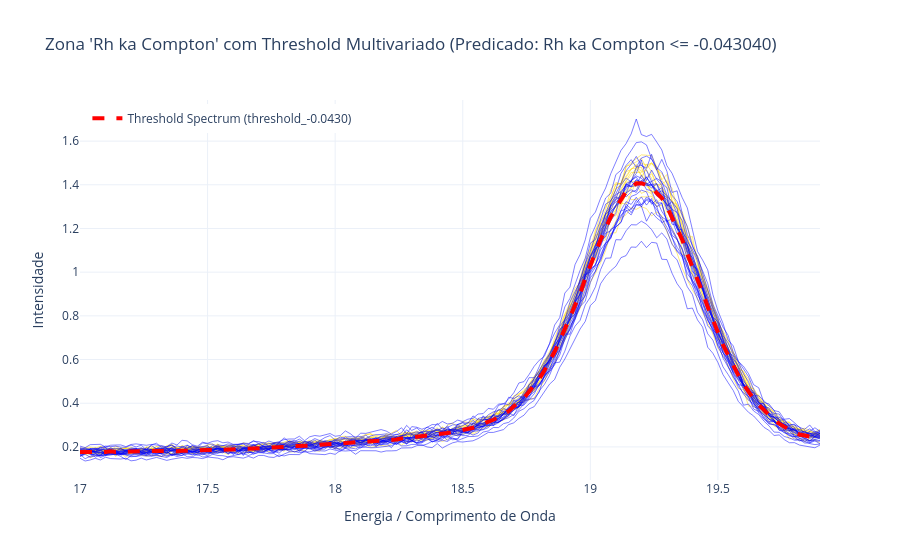

Notebook code for this chart:
### Markdown cell above
## Reconstrução de Thresholds Multivariados

Agora vamos pegar os thresholds dos predicados mais importantes e reconstruí-los como espectros completos.

### Code cell
import plotly.graph_objects as go

n = 0
zone_name = lrc_summed_df_cov_natural.iloc[n]['Zone']
threshold_score = float(lrc_summed_df_cov_natural.iloc[n]['Threshold_Natural'])  # Corrigido: usa n em vez de 7

# Usar pca_info_dict dos dados ORIGINAIS (zones_original[1])
pca_info_dict_original = zones_original[1]

# Reconstrução: τ = mean + threshold * loadings (no espaço original)
threshold_spectrum = exp.reconstruct_threshold_to_spectrum(
    threshold_value=threshold_score,
    zone_name=zone_name,
    pca_info_dict=pca_info_dict_original
)
print(f"\nEspectro de threshold reconstruído para zona '{zone_name}':")
print(f"  - Dimensão: {len(threshold_spectrum)} variáveis espectrais")
print(f"  - Range de energias: {threshold_spectrum.index[0]} - {threshold_spectrum.index[-1]}")
print(f"  - Variância explicada pela PC1: {pca_info_dict_original[zone_name]['variance_explained']:.2%}")

# Usar dados ORIGINAIS para plotar (spectral_zones_original)
zone_df = spectral_zones_original[zone_name]

# Plotar zona com threshold (inline)
fig = go.Figure()
x_values = pd.to_numeric(zone_df.columns, errors='coerce')

# Plotar espectros das amostras coloridas por classe
colors = {'A': 'gold', 'B': 'blue'}
for idx, row in zone_df.iterrows():
    class_label = ycalclass.iloc[idx] if idx < len(ycalclass) else 'Unknown'
    fig.add_trace(go.Scatter(
        x=x_values,
        y=row.values,
        mode='lines',
        line=dict(color=colors.get(class_label, 'rgba(128,128,128,0.3)'), width=0.5),
        name=f'Class {class_label}',
        showlegend=False,
        hoverinfo='skip'
    ))

# Plotar espectro de threshold (destaque)
fig.add_trace(go.Scatter(
    x=x_values,
    y=threshold_spectrum.values,
    mode='lines',
    line=dict(color='red', width=4, dash='dash'),
    name=f'Threshold Spectrum ({threshold_spectrum.name})'
))

# Layout do gráfico
fig.update_layout(
    title=f"Zona '{zone_name}' com Threshold Multivariado (Predicado: {lrc_summed_df_cov_natural.iloc[n]['Node_Natural']})",
    xaxis_title='Energia / Comprimento de Onda',
    yaxis_title='Intensidade',
    template='plotly_white',
    showlegend=True,
    legend=dict(yanchor="top", y=0.99, xanchor="left", x=0.01)
)

fig.show()

### Figure 1 — Plotly figure (JSON) as saved in the notebook; plotly's stock layout.template omitted (floating-point values rounded to 4 significant figures; data arrays with more than 128 entries replaced by an {"elided": "..."} marker saying what was removed)
{"data": [{"hoverinfo": "skip", "line": {"color": "gold", "width": 0.5}, "mode": "lines", "name": "Class A", "showlegend": false, "type": "scatter", "x": {"elided": "146 float values"}, "y": {"elided": "146 float values"}}, {"hoverinfo": "skip", "line": {"color": "gold", "width": 0.5}, "mode": "lines", "name": "Class A", "showlegend": false, "type": "scatter", "x": {"elided": "146 float values"}, "y": {"elided": "146 float values"}}, {"hoverinfo": "skip", "line": {"color": "gold", "width": 0.5}, "mode": "lines", "name": "Class A", "showlegend": false, "type": "scatter", "x": {"elided": "146 float values"}, "y": {"elided": "146 float values"}}, {"hoverinfo": "skip", "line": {"color": "gold", "width": 0.5}, "mode": "lines", "name": "Class A", "showlegend": false, "type": "scatter", "x": {"elided": "146 float values"}, "y": {"elided": "146 float values"}}, {"hoverinfo": "skip", "line": {"color": "gold", "width": 0.5}, "mode": "lines", "name": "Class A", "showlegend": false, "type": "scatter", "x": {"elided": "146 float values"}, "y": {"elided": "146 float values"}}, {"hoverinfo": "skip", "line": {"color": "gold", "width": 0.5}, "mode": "lines", "name": "Class A", "showlegend": false, "type": "scatter", "x": {"elided": "146 float values"}, "y": {"elided": "146 float values"}}, {"hoverinfo": "skip", "line": {"color": "gold", "width": 0.5}, "mode": "lines", "name": "Class A", "showlegend": false, "type": "scatter", "x": {"elided": "146 float values"}, "y": {"elided": "146 float values"}}, {"hoverinfo": "skip", "line": {"color": "gold", "width": 0.5}, "mode": "lines", "name": "Class A", "showlegend": false, "type": "scatter", "x": {"elided": "146 float values"}, "y": {"elided": "146 float values"}}, {"hoverinfo": "skip", "line": {"color": "gold", "width": 0.5}, "mode": "lines", "name": "Class A", "showlegend": false, "type": "scatter", "x": {"elided": "146 float values"}, "y": {"elided": "146 float values"}}, {"hoverinfo": "skip", "line": {"color": "gold", "width": 0.5}, "mode": "lines", "name": "Class A", "showlegend": false, "type": "scatter", "x": {"elided": "146 float values"}, "y": {"elided": "146 float values"}}, {"hoverinfo": "skip", "line": {"color": "gold", "width": 0.5}, "mode": "lines", "name": "Class A", "showlegend": false, "type": "scatter", "x": {"elided": "146 float values"}, "y": {"elided": "146 float values"}}, {"hoverinfo": "skip", "line": {"color": "gold", "width": 0.5}, "mode": "lines", "name": "Class A", "showlegend": false, "type": "scatter", "x": {"elided": "146 float values"}, "y": {"elided": "146 float values"}}, {"hoverinfo": "skip", "line": {"color": "gold", "width": 0.5}, "mode": "lines", "name": "Class A", "showlegend": false, "type": "scatter", "x": {"elided": "146 float values"}, "y": {"elided": "146 float values"}}, {"hoverinfo": "skip", "line": {"color": "gold", "width": 0.5}, "mode": "lines", "name": "Class A", "showlegend": false, "type": "scatter", "x": {"elided": "146 float values"}, "y": {"elided": "146 float values"}}, {"hoverinfo": "skip", "line": {"color": "blue", "width": 0.5}, "mode": "lines", "name": "Class B", "showlegend": false, "type": "scatter", "x": {"elided": "146 float values"}, "y": {"elided": "146 float values"}}, {"hoverinfo": "skip", "line": {"color": "blue", "width": 0.5}, "mode": "lines", "name": "Class B", "showlegend": false, "type": "scatter", "x": {"elided": "146 float values"}, "y": {"elided": "146 float values"}}, {"hoverinfo": "skip", "line": {"color": "blue", "width": 0.5}, "mode": "lines", "name": "Class B", "showlegend": false, "type": "scatter", "x": {"elided": "146 float values"}, "y": {"elided": "146 float values"}}, {"hoverinfo": "skip", "line": {"color": "blue", "width": 0.5}, "mode": "lines", "name": "Class B", "showlegend": false, "type": "scatter", "x": {"elided": "146 float values"}, "y": {"elided": "146 float values"}}, {"hoverinfo": "skip", "line": {"color": "blue", "width": 0.5}, "mode": "lines", "name": "Class B", "showlegend": false, "type": "scatter", "x": {"elided": "146 float values"}, "y": {"elided": "146 float values"}}, {"hoverinfo": "skip", "line": {"color": "blue", "width": 0.5}, "mode": "lines", "name": "Class B", "showlegend": false, "type": "scatter", "x": {"elided": "146 float values"}, "y": {"elided": "146 float values"}}, {"hoverinfo": "skip", "line": {"color": "blue", "width": 0.5}, "mode": "lines", "name": "Class B", "showlegend": false, "type": "scatter", "x": {"elided": "146 float values"}, "y": {"elided": "146 float values"}}, {"hoverinfo": "skip", "line": {"color": "blue", "width": 0.5}, "mode": "lines", "name": "Class B", "showlegend": false, "type": "scatter", "x": {"elided": "146 float values"}, "y": {"elided": "146 float values"}}, {"hoverinfo": "skip", "line": {"color": "blue", "width": 0.5}, "mode": "lines", "name": "Class B", "showlegend": false, "type": "scatter", "x": {"elided": "146 float values"}, "y": {"elided": "146 float values"}}, {"hoverinfo": "skip", "line": {"color": "blue", "width": 0.5}, "mode": "lines", "name": "Class B", "showlegend": false, "type": "scatter", "x": {"elided": "146 float values"}, "y": {"elided": "146 float values"}}, {"hoverinfo": "skip", "line": {"color": "blue", "width": 0.5}, "mode": "lines", "name": "Class B", "showlegend": false, "type": "scatter", "x": {"elided": "146 float values"}, "y": {"elided": "146 float values"}}, {"hoverinfo": "skip", "line": {"color": "blue", "width": 0.5}, "mode": "lines", "name": "Class B", "showlegend": false, "type": "scatter", "x": {"elided": "146 float values"}, "y": {"elided": "146 float values"}}, {"hoverinfo": "skip", "line": {"color": "blue", "width": 0.5}, "mode": "lines", "name": "Class B", "showlegend": false, "type": "scatter", "x": {"elided": "146 float values"}, "y": {"elided": "146 float values"}}, {"hoverinfo": "skip", "line": {"color": "blue", "width": 0.5}, "mode": "lines", "name": "Class B", "showlegend": false, "type": "scatter", "x": {"elided": "146 float values"}, "y": {"elided": "146 float values"}}, {"hoverinfo": "skip", "line": {"color": "blue", "width": 0.5}, "mode": "lines", "name": "Class B", "showlegend": false, "type": "scatter", "x": {"elided": "146 float values"}, "y": {"elided": "146 float values"}}, {"hoverinfo": "skip", "line": {"color": "blue", "width": 0.5}, "mode": "lines", "name": "Class B", "showlegend": false, "type": "scatter", "x": {"elided": "146 float values"}, "y": {"elided": "146 float values"}}, {"hoverinfo": "skip", "line": {"color": "blue", "width": 0.5}, "mode": "lines", "name": "Class B", "showlegend": false, "type": "scatter", "x": {"elided": "146 float values"}, "y": {"elided": "146 float values"}}, {"hoverinfo": "skip", "line": {"color": "blue", "width": 0.5}, "mode": "lines", "name": "Class B", "showlegend": false, "type": "scatter", "x": {"elided": "146 float values"}, "y": {"elided": "146 float values"}}, {"hoverinfo": "skip", "line": {"color": "blue", "width": 0.5}, "mode": "lines", "name": "Class B", "showlegend": false, "type": "scatter", "x": {"elided": "146 float values"}, "y": {"elided": "146 float values"}}, {"hoverinfo": "skip", "line": {"color": "blue", "width": 0.5}, "mode": "lines", "name": "Class B", "showlegend": false, "type": "scatter", "x": {"elided": "146 float values"}, "y": {"elided": "146 float values"}}, {"hoverinfo": "skip", "line": {"color": "blue", "width": 0.5}, "mode": "lines", "name": "Class B", "showlegend": false, "type": "scatter", "x": {"elided": "146 float values"}, "y": {"elided": "146 float values"}}, {"hoverinfo": "skip", "line": {"color": "blue", "width": 0.5}, "mode": "lines", "name": "Class B", "showlegend": false, "type": "scatter", "x": {"elided": "146 float values"}, "y": {"elided": "146 float values"}}, {"line": {"color": "red", "dash": "dash", "width": 4}, "mode": "lines", "name": "Threshold Spectrum (threshold_-0.0430)", "type": "scatter", "x": {"elided": "146 float values"}, "y": {"elided": "146 float values"}}], "layout": {"legend": {"x": 0.01, "xanchor": "left", "y": 0.99, "yanchor": "top"}, "showlegend": true, "title": {"text": "Zona 'Rh ka Compton' com Threshold Multivariado (Predicado: Rh ka Compton <= -0.043040)"}, "xaxis": {"title": {"text": "Energia / Comprimento de Onda"}}, "yaxis": {"title": {"text": "Intensidade"}}}}
